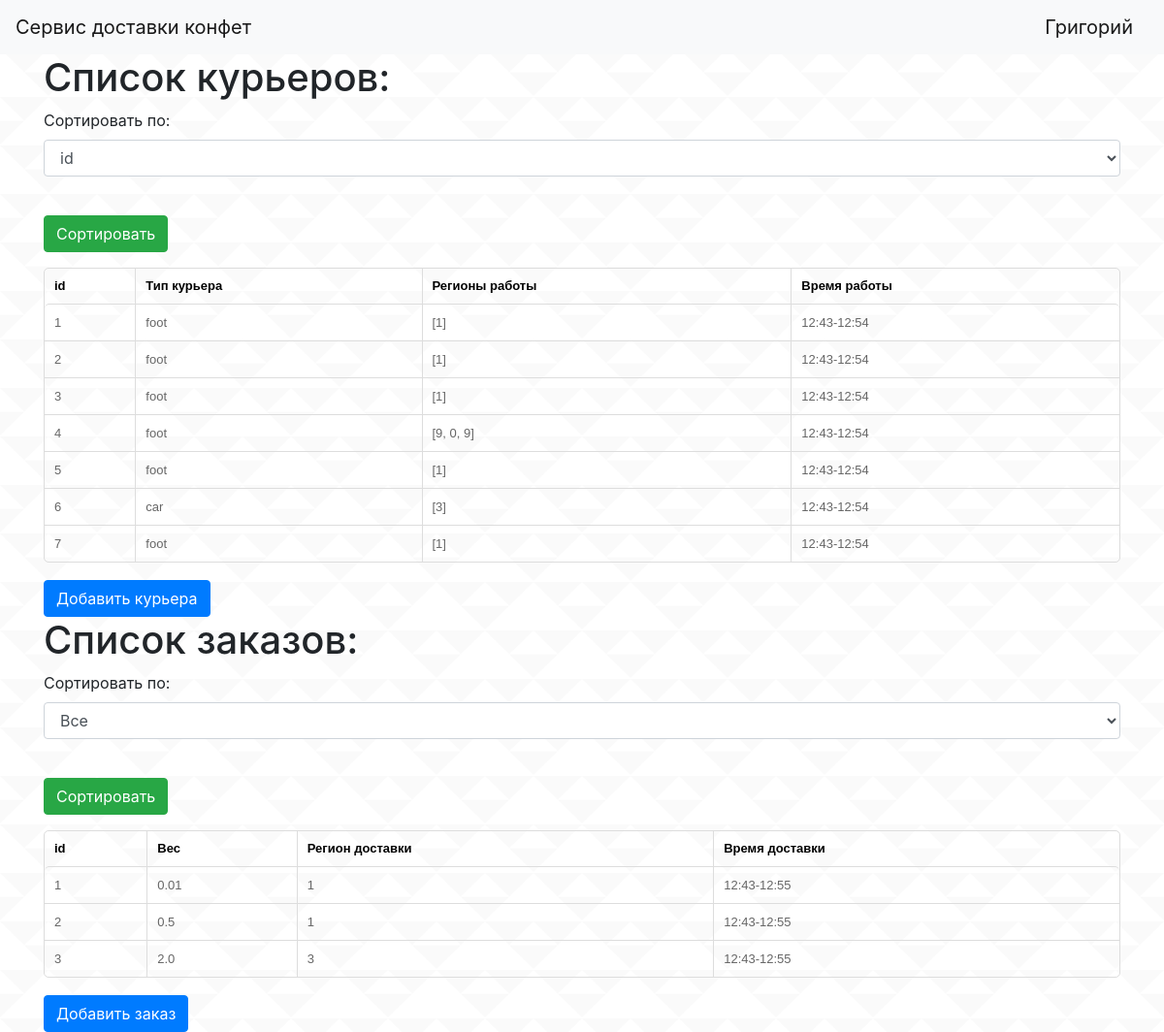
The page / (signed in) on the database its author committed.
### data/couriers.py (models this page shows, shortened)
class Couriers(SqlAlchemyBase, SerializerMixin):
    __tablename__ = 'couriers'
    courier_id = sqlalchemy.Column(sqlalchemy.Integer,
                                   primary_key=True, nullable=True, unique=True)
    courier_type = sqlalchemy.Column(sqlalchemy.String, nullable=True)  # Тип курьера
    regions = sqlalchemy.Column(sqlalchemy.JSON, nullable=True)  # Регионы доставки
    working_hours = sqlalchemy.Column(sqlalchemy.JSON, nullable=True)   # Часы работы
    orders_ids = sqlalchemy.Column(sqlalchemy.JSON, nullable=True)  # id активных заказов
    orders = orm.relation("Orders", back_populates='courier', foreign_keys='Orders.courier_id')
    complete_orders = orm.relation("Orders", back_populates='complete_by',
                                   foreign_keys='Orders.complete_by_id')
    delivery_count = sqlalchemy.Column(sqlalchemy.Integer, nullable=True)   # Кол-во выполненных развозов

### data/orders.py (models this page shows)
class Orders(SqlAlchemyBase, SerializerMixin):
    __tablename__ = 'orders'
    order_id = sqlalchemy.Column(sqlalchemy.Integer,
                                 primary_key=True, nullable=True, unique=True)
    weight = sqlalchemy.Column(sqlalchemy.Float, nullable=True)  # Вес заказа
    region = sqlalchemy.Column(sqlalchemy.Integer, nullable=True)   # Регион доставки заказа
    delivery_hours = sqlalchemy.Column(sqlalchemy.JSON, nullable=True)  # Время доставки
    is_available = sqlalchemy.Column(sqlalchemy.Boolean, nullable=True)  # Доступен ли заказ для выдачи курьера
    assign_time = sqlalchemy.Column(sqlalchemy.String, nullable=True)   # Время выдачи заказа
    complete_time = sqlalchemy.Column(sqlalchemy.String, nullable=True)  # Время выполнения заказа
    courier_id = sqlalchemy.Column(sqlalchemy.Integer,
                                   sqlalchemy.ForeignKey("couriers.courier_id"), nullable=True)
    courier = orm.relation('Couriers', foreign_keys=[courier_id])   # Курьер, которому выдали данный заказом
    complete_by_id = sqlalchemy.Column(sqlalchemy.Integer,
                                       sqlalchemy.ForeignKey("couriers.courier_id"), nullable=True)
    complete_by = orm.relation('Couriers', foreign_keys=[complete_by_id])   # Курьер, который выполнил данный заказ

### main.py (the view, shortened to what this page needs)
@app.route('/', methods=['GET', 'POST'])
def main_pages():
    form = SortingForm()
    form_filter = FilterForm()
    name = session.get('data')['name']
    db_sess = db_session.create_session()  # Создание ссесии с БД
    data = [db_sess.query(Couriers).all(), db_sess.query(Orders).all()]  # Сортировка и фильтрация поумолчанию
    if form.submit1.data and form.validate():
        if form.sorted_by.data == 'id':
            data[0] = db_sess.query(Couriers).all()
        if form.sorted_by.data == 'По кол-ву выполненных заказов':
            data[0] = reversed(db_sess.query(Couriers).order_by(Couriers.delivery_count).all())
    return render_template('main_page.html', title='Главная страница',
                           data=data, name=name, form1=form, form2=form_filter)

### forms/forms.py
class SortingForm(FlaskForm):
    choice_list = ['id', 'По кол-ву выполненных заказов']
    sorted_by = SelectField('Сортировать по:', choices=choice_list)
    submit1 = SubmitField('Сортировать')

class FilterForm(FlaskForm):
    choice_list = ['Все', 'Свободные', 'Занятые', 'Выполненные']
    filter_by = SelectField('Сортировать по:', choices=choice_list)
    submit2 = SubmitField('Сортировать')

### data/db_session.py (called while the page is built)
def create_session() -> Session:
    global __factory
    return __factory()

### templates/main_page.html (shortened to what this page needs)
{% extends "base.html" %}
{% block content %}
<h1>Список курьеров:</h1>
<form action="" method="post" novalidate>
    <p>
        {{ form1.sorted_by.label }}<br>
        {{ form1.sorted_by(class="form-control") }}<br>
    </p>
    <p>{{ form1.submit1(type="submit", class="btn btn-success") }}</p>
</form>
<table>
    <thead>
        <tr>
            <th>id</th>
            <th>Тип курьера</th>
            <th>Регионы работы</th>
            <th>Время работы</th>
        </tr>
    </thead>
    <tbody>
        {% for courier in data[0] %}
        <tr>
            {% if name %}
                <td><a href="/patch_couriers/{{courier.courier_id}}">{{courier.courier_id}}</a></td>
                <td><a href="/patch_couriers/{{courier.courier_id}}">{{courier.courier_type}}</a></td>
                <td><a href="/patch_couriers/{{courier.courier_id}}">{{courier.regions}}</a></td>
                <td><a href="/patch_couriers/{{courier.courier_id}}">{{' '.join(courier.working_hours)}}</a></td>
            {% else %}
                <td><a href="/login">{{courier.courier_id}}</a></td>
                <td><a href="/login">{{courier.courier_type}}</a></td>
                <td><a href="/login">{{courier.regions}}</a></td>
                <td><a href="/login">{{' '.join(courier.working_hours)}}</a></td>
            {% endif %}
        </tr>
        {% endfor %}
    </tbody>
</table>
{% if name %}
    <a href="/post_couriers" class="btn btn-primary">Добавить курьера</a>
{% else %}
    <a href="/login" class="btn btn-primary">Добавить курьера</a>
{% endif %}
<h1>Список заказов:</h1>
<form action="" method="post" novalidate>
    <p>
        {{ form2.filter_by.label }}<br>
        {{ form2.filter_by(class="form-control") }}<br>
    </p>
    <p>{{ form2.submit2(type="submit", class="btn btn-success") }}</p>
</form>
<table>
    <thead>
        <tr>
            <th>id</th>
            <th>Вес</th>
            <th>Регион доставки</th>
            <th>Время доставки</th>
        </tr>
    </thead>
    <tbody>
        {% for order in data[1] %}
        <tr>
        {% if name %}
            <td><a href="/get_orders/{{order.order_id}}">{{order.order_id}}</a></td>
            <td><a href="/get_orders/{{order.order_id}}">{{order.weight}}</a></td>
            <td><a href="/get_orders/{{order.order_id}}">{{order.region}}</a></td>
            <td><a href="/get_orders/{{order.order_id}}">{{' '.join(order.delivery_hours)}}</a></td>
        {% else %}
            <td><a href="/login">{{order.order_id}}</a></td>
            <td><a href="/login">{{order.weight}}</a></td>
            <td><a href="/login">{{order.region}}</a></td>
            <td><a href="/login">{{' '.join(order.delivery_hours)}}</a></td>
        {% endif %}
        </tr>
        {% endfor %}
    </tbody>
</table>
{% if name %}
    <a href="/post_orders" class="btn btn-primary">Добавить заказ</a>
{% else %}
    <a href="/login" class="btn btn-primary">Добавить заказ</a>
{% endif %}
{% endblock %}

### templates/base.html (shortened to what this page needs)
<!doctype html>
<html lang="en">
<head>
    <link rel="stylesheet"
          href="https://stackpath.bootstrapcdn.com/bootstrap/4.4.1/css/bootstrap.min.css"
>
    <link rel="stylesheet" type="text/css" href="{{ url_for('static', filename='css/style.css') }}">
</head>
<body>
<header>
    <nav class="navbar navbar-light bg-light">
        <a class="navbar-brand" href="/">Сервис доставки конфет</a>
        {% if name %}
            <a class="navbar-brand" href="/profile">{{name}}</a>
        {% else %}
            <a class="navbar-brand" href="/login">Sign in</a>
        {% endif %}
    </nav>
</header>
<main role="main" class="container">
    {% block content %}{% endblock %}
</main>
</body>
</html>

### static/css/style.css (style rules this page uses)
body { margin: 0px; padding: 0; background: url(../images/triangle-mosaic.png); }
table { width: 100%; margin-bottom: 18px; padding: 0; font-size: 13px; border: 1px solid #dddddd; border-spacing: 0; border-collapse: separate; -webkit-border-radius: 5px; -moz-border-radius: 5px; border-radius: 5px; color: #666666; font-family: Arial; }
table th, table td { padding: 10px 10px 9px; line-height: 18px; text-align: left; }
table th { padding-top: 9px; font-weight: bold; vertical-align: middle; color: black; }
table td { vertical-align: top; border-top: 1px solid #ddd; }
table th+th,table td+td,table th+td { border-left: 1px solid #ddd; }
table thead tr:first-child th:first-child, table tbody tr:first-child td:first-child { -webkit-border-radius: 5px 0 0 0; -moz-border-radius: 5px 0 0 0; border-radius: 5px 0 0 0; }
table thead tr:first-child th:last-child, table tbody tr:first-child td:last-child { -webkit-border-radius: 0 5px 0 0; -moz-border-radius: 0 5px 0 0; border-radius: 0 5px 0 0; }
table tbody tr:last-child td:first-child { -webkit-border-radius: 0 0 0 5px; -moz-border-radius: 0 0 0 5px; border-radius: 0 0 0 5px; }
table tbody tr:last-child td:last-child { -webkit-border-radius: 0 0 5px 0; -moz-border-radius: 0 0 5px 0; border-radius: 0 0 5px 0; }
table tbody tr td a { display: block; width: 100%; height: 100%; }
a { color: #666666; text-decoration: none; }
button, a { сolor: white; }

### rows shown on the page
Couriers: courier_id "1", courier_type "foot", regions "[1]", working_hours "12:43-12:54"
Couriers: courier_id "2", courier_type "foot", regions "[1]", working_hours "12:43-12:54"
Couriers: courier_id "3", courier_type "foot", regions "[1]", working_hours "12:43-12:54"
Couriers: courier_id "4", courier_type "foot", regions "[9, 0, 9]", working_hours "12:43-12:54"
Couriers: courier_id "5", courier_type "foot", regions "[1]", working_hours "12:43-12:54"
Couriers: courier_id "6", courier_type "car", regions "[3]", working_hours "12:43-12:54"
Couriers: courier_id "7", courier_type "foot", regions "[1]", working_hours "12:43-12:54"
Orders: order_id "1", weight "0.01", region "1", delivery_hours "12:43-12:55"
Orders: order_id "2", weight "0.5", region "1", delivery_hours "12:43-12:55"
Orders: order_id "3", weight "2.0", region "3", delivery_hours "12:43-12:55"

### other values the page prints
{{ name }} "Григорий"
